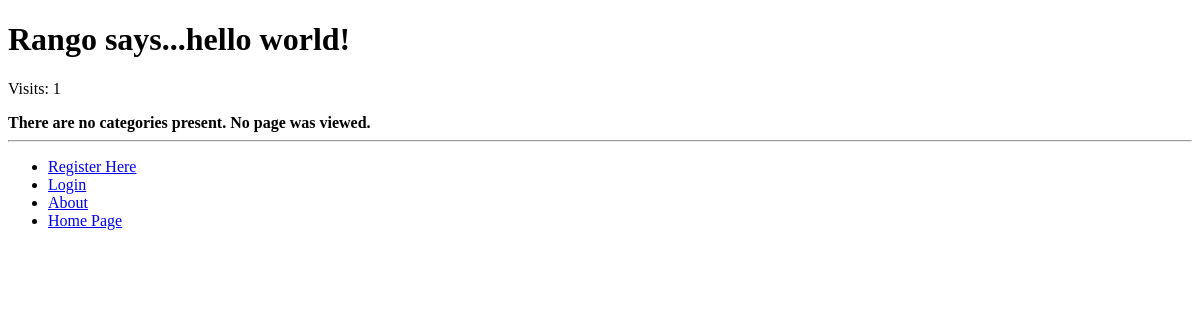
/rango/, run on an earlier commit of the app's database.
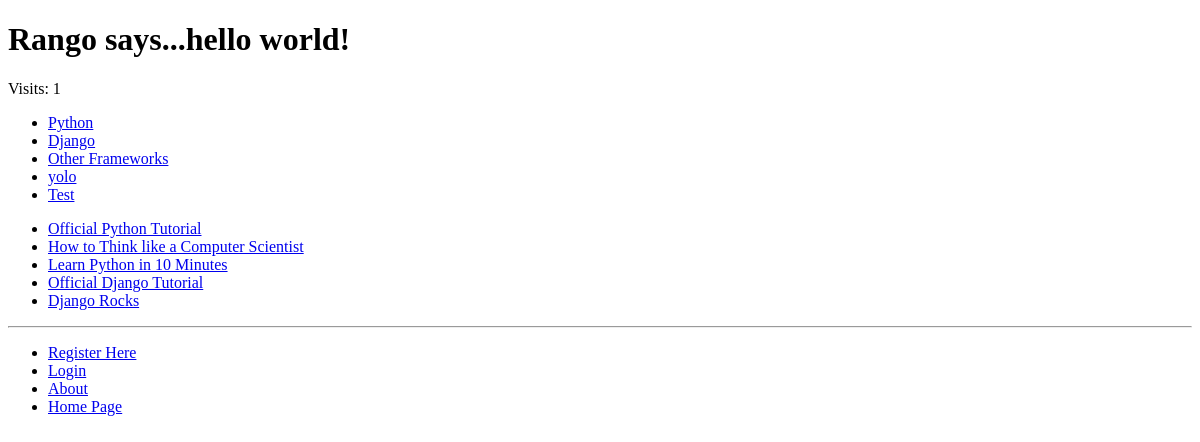
And on a later commit of the database.
### rango/models.py (models this page shows, shortened)
class Category(models.Model):
    name = models.CharField(max_length=128, unique=True)
    views = models.IntegerField(default=0)
    likes = models.IntegerField(default=0)
    slug = models.SlugField()
    class Meta:
        verbose_name_plural = "categories"

class Page(models.Model):
    category = models.ForeignKey(Category)
    title = models.CharField(max_length=128)
    url = models.URLField()
    views = models.IntegerField(default=0)

### rango/views.py (the view)
def index(request):
    category_list = Category.objects.order_by('-likes')[:5]
    page_list = Page.objects.order_by('-views')[:5]
    context_dict = {'categories': category_list, 'pages': page_list}
    visits = request.session.get('visits')
    if not visits:
        visits = 1
    reset_last_visit_time = False
    last_visit = request.session.get('last_visit')
    if last_visit:
        last_visit_time = datetime.strptime(last_visit[:-7], "%Y-%m-%d %H:%M:%S")
        if (datetime.now() - last_visit_time).days > 0:
            visits += 1
            reset_last_visit_time = True
    else:
        reset_last_visit_time = True
    if reset_last_visit_time:
        request.session['last_visit'] = str(datetime.now())
        request.session['visits'] = visits
    context_dict['visits'] = visits
    return render(request, 'rango/index.html', context_dict)

### templates/rango/index.html (shortened to what this page needs)
{% extends 'base.html' %}
{% block body_block %}
    {% if user.is_authenticated %}
        <h1>Rango says...hello {{ user.username }}!</h1>
    {% else %}
        <h1>Rango says...hello world!</h1>
    {% endif %}
    <p>Visits: {{ visits }}</p>
    {% if categories %}
        <ul>
            {% for category in categories %}
                <li><a href="{% url 'category' category.slug %}">{{  category.name }}</a></li>
            {%  endfor %}
        </ul>
    {% else %}
        <strong>There are no categories present.</strong>
    {% endif %}
    {% if pages %}
        <ul>
            {% for page in pages %}
                <li><a href="{{ page.url }}">{{ page.title }}</a> </li>
            {% endfor %}
        </ul>
    {% else %}
        <strong>No page was viewed.</strong>
    {% endif %}
{% endblock %}

### templates/base.html (shortened to what this page needs)
<!DOCTYPE html>
<html lang="en">
    <head>
    </head>
    <body>
        <div>
            {% block body_block %}{% endblock %}
        </div>
        <hr />
        <div>
            <ul>
                {% if user.is_authenticated %}
                    <li><a href="{% url 'restricted' %}">Restricted Page</a></li>
                    <li><a href="{% url 'logout' %}">Logout</a></li>
                    <li><a href="{% url 'add_category' %}">Add a New Category</a></li>
                {% else %}
                    <li><a href="{% url 'register' %}">Register Here</a></li>
                    <li><a href="{% url 'login' %}">Login</a></li>
                {% endif %}
                <li><a href="{% url 'about' %}">About</a></li>
                <li><a href="{% url 'index' %}">Home Page</a></li>
            </ul>
        </div>
    </body>
</html>

What changed in the data, as far as the page shows it:
added Category: name "Python"
added Category: name "Django"
added Category: name "Other Frameworks"
added Category: name "yolo"
added Category: name "Test"
added Page: title "Official Python Tutorial"
added Page: title "How to Think like a Computer Scientist"
added Page: title "Learn Python in 10 Minutes"
added Page: title "Official Django Tutorial"
added Page: title "Django Rocks"
Also different on the page:
text no longer shown: "There are no categories present. No page was viewed."
